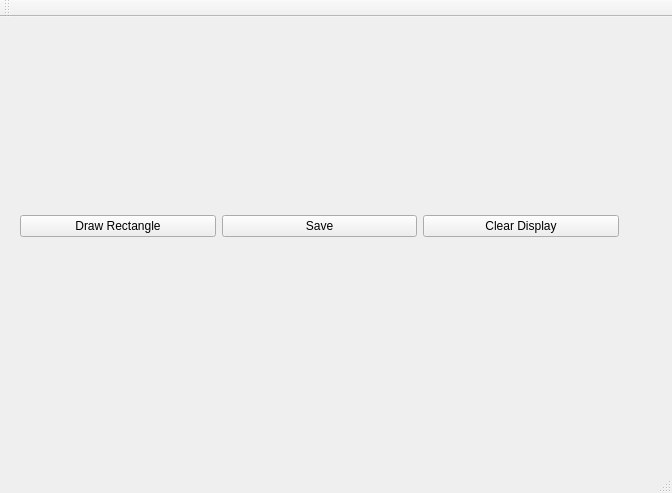
<?xml version="1.0" encoding="UTF-8"?>
<ui version="4.0">
 <class>MainWindow</class>
 <widget class="QMainWindow" name="MainWindow">
  <property name="geometry">
   <rect>
    <x>0</x>
    <y>0</y>
    <width>672</width>
    <height>493</height>
   </rect>
  </property>
  <property name="minimumSize">
   <size>
    <width>0</width>
    <height>0</height>
   </size>
  </property>
  <property name="maximumSize">
   <size>
    <width>1000</width>
    <height>1000</height>
   </size>
  </property>
  <property name="windowTitle">
   <string>MainWindow</string>
  </property>
  <widget class="QWidget" name="centralWidget">
   <widget class="QWidget" name="verticalLayoutWidget">
    <property name="geometry">
     <rect>
      <x>9</x>
      <y>9</y>
      <width>621</width>
      <height>401</height>
     </rect>
    </property>
    <layout class="QVBoxLayout" name="verticalLayout">
     <item>
      <layout class="QHBoxLayout" name="horizontalLayout"/>
     </item>
     <item>
      <layout class="QHBoxLayout" name="horizontalLayout_2">
       <item>
        <widget class="QPushButton" name="pushButton">
         <property name="text">
          <string>Draw Rectangle</string>
         </property>
        </widget>
       </item>
       <item>
        <widget class="QPushButton" name="pushButton_2">
         <property name="text">
          <string>Save</string>
         </property>
        </widget>
       </item>
       <item>
        <widget class="QPushButton" name="pushButton_3">
         <property name="text">
          <string>Clear Display</string>
         </property>
        </widget>
       </item>
      </layout>
     </item>
    </layout>
   </widget>
  </widget>
  <widget class="QMenuBar" name="menuBar">
   <property name="geometry">
    <rect>
     <x>0</x>
     <y>0</y>
     <width>672</width>
     <height>22</height>
    </rect>
   </property>
  </widget>
  <widget class="QToolBar" name="mainToolBar">
   <attribute name="toolBarArea">
    <enum>TopToolBarArea</enum>
   </attribute>
   <attribute name="toolBarBreak">
    <bool>false</bool>
   </attribute>
  </widget>
  <widget class="QStatusBar" name="statusBar"/>
  <action name="actionOpen_Image">
   <property name="text">
    <string>Open Image</string>
   </property>
  </action>
 </widget>
 <layoutdefault spacing="6" margin="11"/>
 <resources/>
 <connections/>
</ui>
